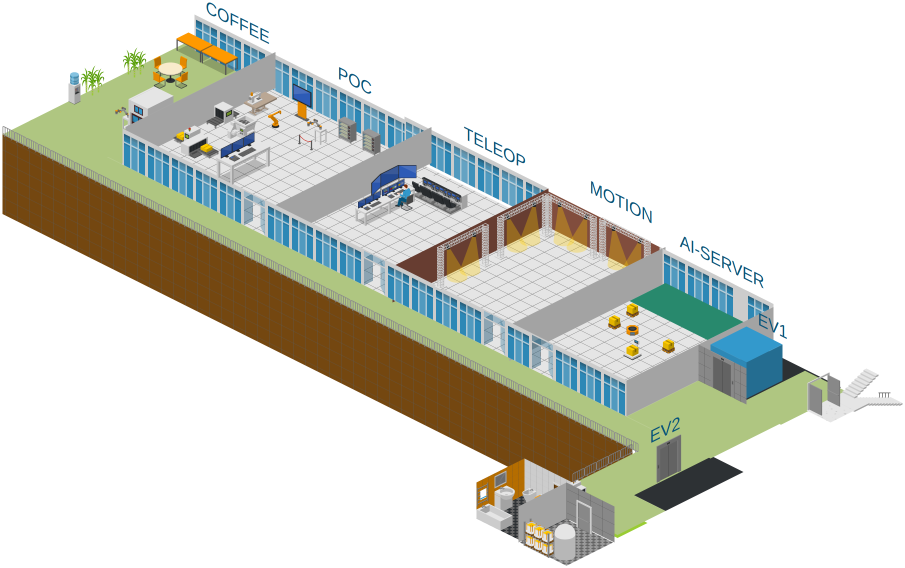
#> input picture merge/main_map_2F.png, 1810 x 1136 px (shown at 1/2 size)
$ python merge.py
#> lines starting #> are read from the running program, lines starting #| are printed output that depends on the picture
import cv2
import numpy as np

main_2F = cv2.imread("main_map_2F.png")
#> main_2F is the input picture: shape (1136, 1810, 3); mean B, G, R 203.7, 212.8, 211.9
main_3F = cv2.imread("main_map_3F.png")
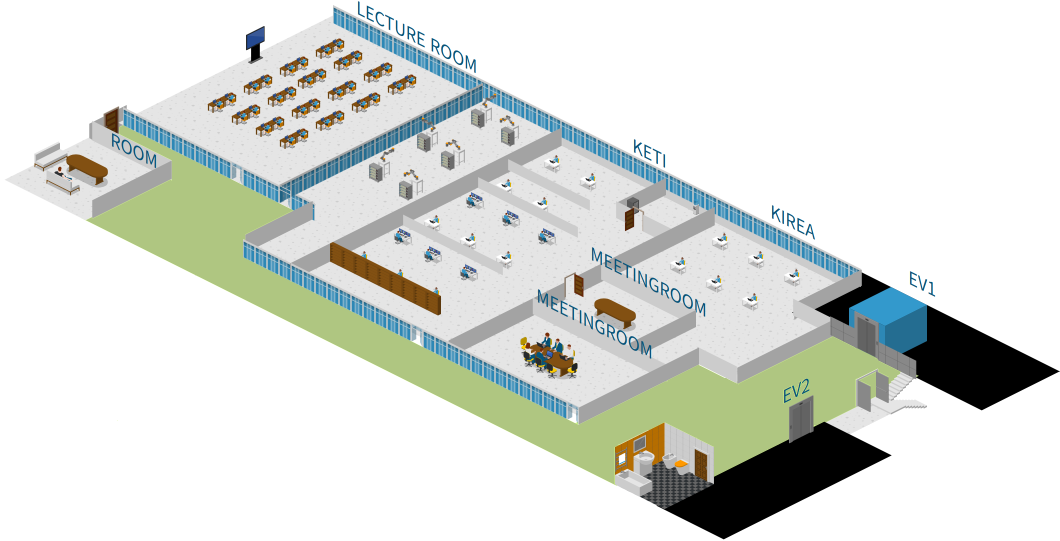
#> input picture merge/main_map_3F.png, 2119 x 1082 px (shown at 1/2 size)
#> main_3F is the input picture: shape (1082, 2119, 3); mean B, G, R 216.9, 222.1, 218.1

overay_2F = cv2.imread("overay_map_2F.png")
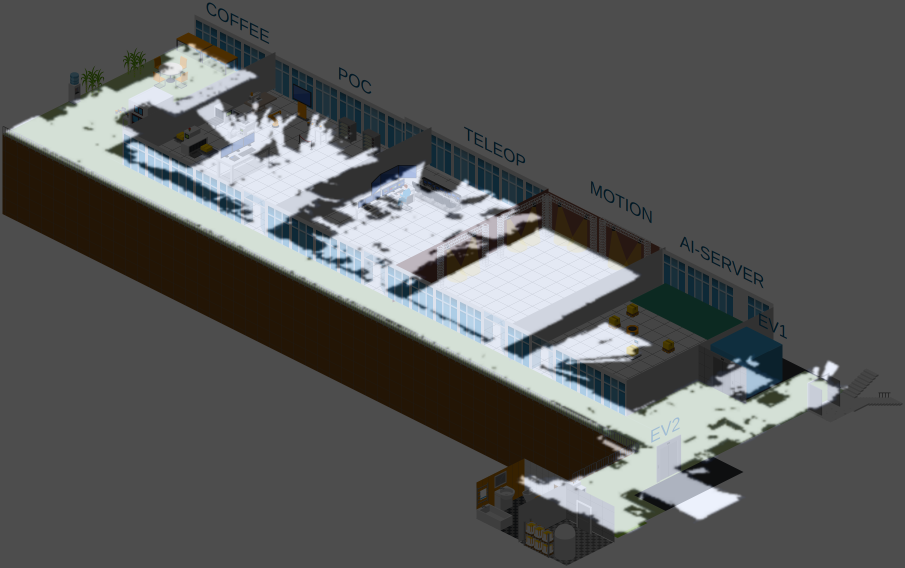
#> input picture merge/overay_map_2F.png, 1810 x 1136 px (shown at 1/2 size)
#> overay_2F is the input picture: shape (1136, 1810, 3); mean B, G, R 90.4, 91.2, 90
overay_3F = cv2.imread("overay_map_3F.png")
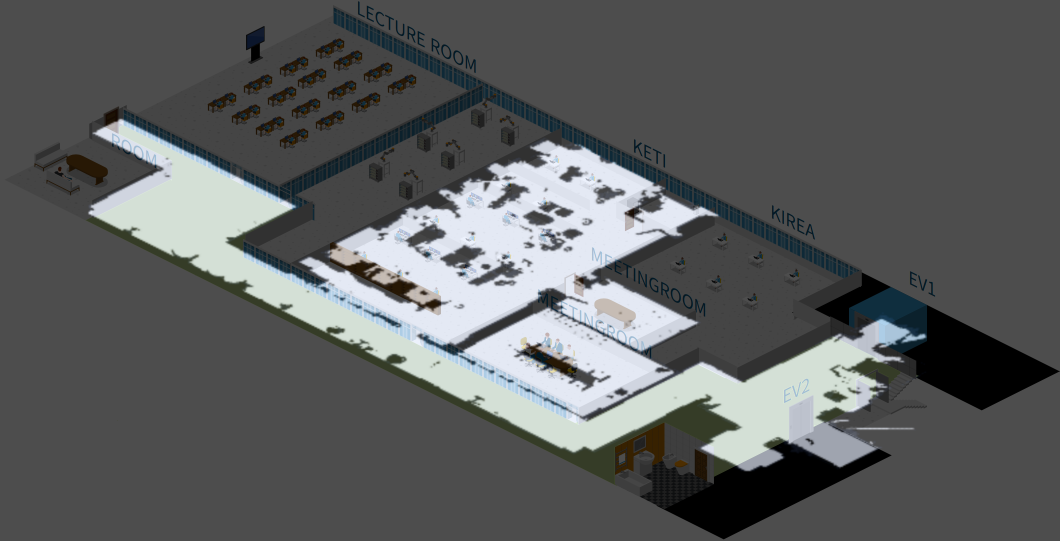
#> input picture merge/overay_map_3F.png, 2119 x 1082 px (shown at 1/2 size)
#> overay_3F is the input picture: shape (1082, 2119, 3); mean B, G, R 95.1, 94.7, 92.6

ratio = main_2F.shape[1] / main_2F.shape[0]
#> ratio = 1.59
new_h = 2119 / ratio
#> new_h = 1329.9

main_2F = cv2.resize(main_2F,(main_3F.shape[1],int(new_h)))
#> main_2F: shape (1329, 2119, 3)

merge = np.vstack((main_3F,main_2F))
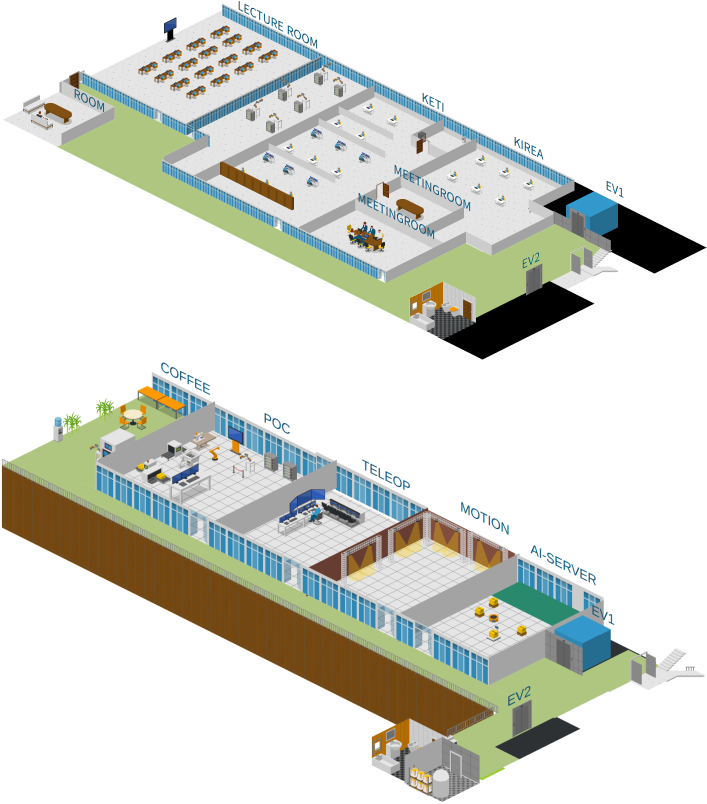
#> merge: shape (2411, 2119, 3) (shown at 1/3 size); mean B, G, R 209.6, 217, 214.7
cv2.imwrite("main_view.png",merge)
merge = cv2.resize(merge,(0,0),fx=0.5,fy=0.5)
#> merge: shape (1206, 1060, 3)

ratio = overay_2F.shape[1] / overay_2F.shape[0]
new_h = 2119 / ratio

overay_2F = cv2.resize(overay_2F,(overay_3F.shape[1],int(new_h)))
#> overay_2F: shape (1329, 2119, 3)
merge2 = np.vstack((overay_3F,overay_2F))
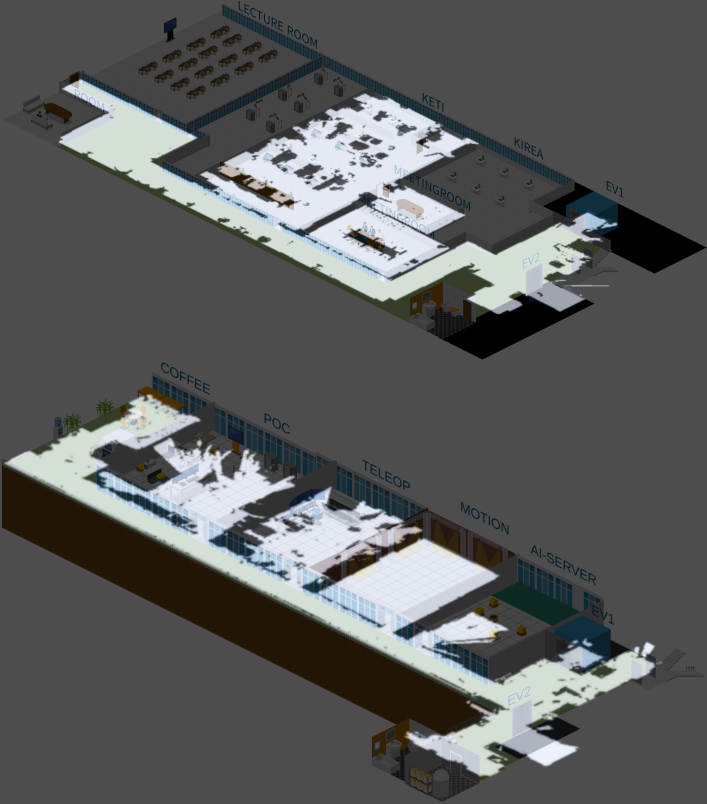
#> merge2: shape (2411, 2119, 3) (shown at 1/3 size); mean B, G, R 92.5, 92.7, 91.2
cv2.imwrite("overay_view.png",merge2)
merge2 = cv2.resize(merge2,(0,0),fx=0.5,fy=0.5)
#> merge2: shape (1206, 1060, 3)

cv2.imshow("merge",merge)
cv2.imshow("merge2",merge2)
cv2.waitKey(0)
